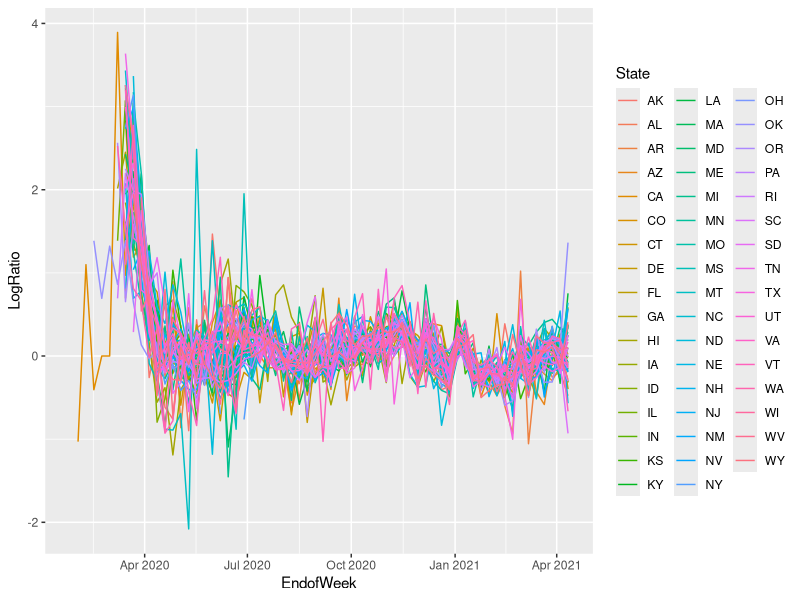
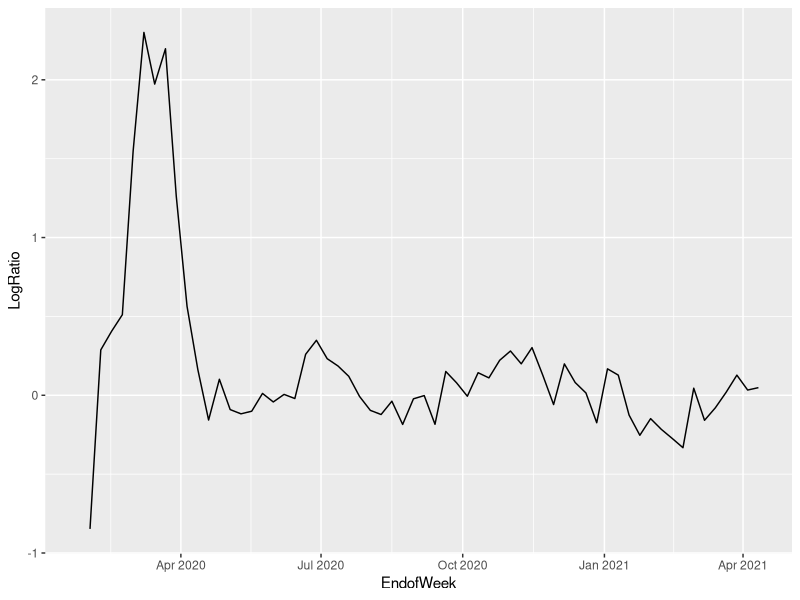

Here is the R script that generated these plots, in order:
library(lubridate)
library(dplyr)
library(ggplot2)
library(zoo)

# Read covid data
covid <- read.csv("covid-data/United_States_COVID-19_Cases_and_Deaths_by_State_over_Time.csv")

states <- c("AK", "AL", "AR", "AZ", "CA", "CO", "CT", "DE", "FL", "GA",
            "HI", "IA", "ID", "IL", "IN", "KS", "KY", "LA", "MA", "MD",
            "ME", "MI", "MN", "MO", "MS", "MT", "NC", "ND", "NE", "NH",
            "NJ", "NM", "NV", "NY", "OH", "OK", "OR", "PA", "RI", "SC",
            "SD", "TN", "TX", "UT", "VA", "VT", "WA", "WI", "WV", "WY",
            "NYC") # Include NYC, to be combined with NY

# Process dates for sorting
covid <- data.frame(
  Date = as.Date(strptime(covid$submission_date, "%m/%d/%Y")),
  State = covid$state,
  Cases = covid$new_case
)
covid <- covid[covid$State %in% states,]
# Combine NYC with NY by taking first 2 substring
covid$State <- substr(covid$State, 1, 2)
covid <- aggregate(Cases ~ Date + State, covid, sum)
# Add week
covid$EndofWeek <- covid$Date - (wday(covid$Date) - 1) + 7 * (wday(covid$Date) != 1)


# Aggregate to weekly and calculate sequential log ratios
covid.weekly <- covid %>%
  group_by(State, EndofWeek) %>%
  summarize(Cases = mean(Cases))
covid.weekly <- covid.weekly %>%
  arrange(State, EndofWeek) %>%
  group_by(State) %>%
  mutate(LogRatio = log(Cases / lag(Cases)))
covid.weekly$LogRatio <- replace(covid.weekly$LogRatio, is.infinite(covid.weekly$LogRatio), NaN)
  
# Plot each state as a series
ggplot(covid.weekly, aes(x=EndofWeek, y=LogRatio)) + geom_line(aes(color=State))

#############################################################################
### Aggregate to the US

# Aggregate
covid.us <- aggregate(Cases ~ Date + EndofWeek, covid, sum)

# Aggregate to weekly and caluculate sequential log ratios
covid.us.weekly <- covid.us %>%
  group_by(EndofWeek) %>%
  summarize(Cases = mean(Cases))
covid.us.weekly <- covid.us.weekly %>%
  arrange(EndofWeek) %>%
  mutate(LogRatio = log(Cases / lag(Cases)))
covid.us.weekly$LogRatio <- replace(covid.us.weekly$LogRatio, is.infinite(covid.us.weekly$LogRatio), NaN)


ggplot(covid.us.weekly, aes(x=EndofWeek, y=LogRatio)) + geom_line()
